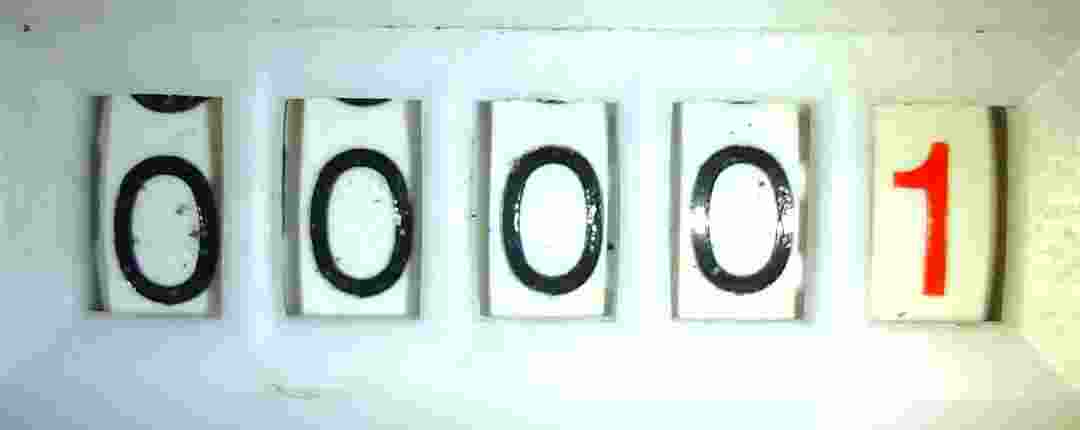
#> input picture real_data_base/device_xiao_s3_20260909_094142.jpg, 1080 x 430 px, found by its file name
$ python collect_all_real_digits.py
#> lines starting #> are read from the running program, lines starting #| are printed output that depends on the picture; after the words box and inside, x2 and y2 are one past the last pixel; in counts of white or black regions, pixels touching at a corner belong together
### segmentation.py
import cv2
import numpy as np
import os

def _pad_to_square(img_gray):
    """Pad ảnh xám thành hình vuông kèm 15% viền trắng xung quanh"""
    ch_c, cw_c = img_gray.shape[:2]
    size = max(ch_c, cw_c)
    if size == 0:
        size = 1
    pad_t = (size - ch_c) // 2
    pad_b = size - ch_c - pad_t
    pad_l = (size - cw_c) // 2
    pad_r = size - cw_c - pad_l

    squared = cv2.copyMakeBorder(img_gray, pad_t, pad_b, pad_l, pad_r, cv2.BORDER_CONSTANT, value=255)
    p = int(size * 0.15)
    padded = cv2.copyMakeBorder(squared, p, p, p, p, cv2.BORDER_CONSTANT, value=255)
    return cv2.cvtColor(padded, cv2.COLOR_GRAY2BGR)

def extract_clean_digit_ink(box_img):
    """
    [PREPROCESSING GATE - CONNECTED COMPONENTS]
    Loại bỏ 100% thanh viền nhựa đen bên hông và vết cuộn số lăn ở mép trên/dưới.
    Chỉ trích xuất duy nhất vùng nét mực (Ink Bounding Box) của chữ số trung tâm.
    Tự động hàn gắn (merge) các phần chữ số bị đứt gãy do lóa sáng đèn Flash.
    """
    if box_img is None or box_img.size == 0:
        return np.full((100, 100, 3), 255, dtype=np.uint8)

    bh, bw = box_img.shape[:2]
    if bh < 10 or bw < 10:
        return np.full((100, 100, 3), 255, dtype=np.uint8)

    # 1. Chuyển sang ảnh xám dùng np.min (chữ đỏ hay đen đều thành nét mực tối)
    gray = np.min(box_img, axis=2).astype(np.uint8) if len(box_img.shape) == 3 else box_img.copy()

    # 2. Nhị phân hóa Otsu: Nét mực = 255, Nền trắng = 0
    _, bin_img = cv2.threshold(gray, 0, 255, cv2.THRESH_BINARY_INV + cv2.THRESH_OTSU)

    # 3. Phân tích Connected Components
    num_labels, labels, stats, centroids = cv2.connectedComponentsWithStats(bin_img, 8)
    if num_labels <= 1:
        return _pad_to_square(gray)

    # Lọc bỏ trước các thanh viền đen dạng cột đứng ở 2 mép
    # Một viền mép phải nằm gọn ở sát mép trái/phải, không được ăn sâu vào giữa
    non_border_lbls = []
    for lbl in range(1, num_labels):
        x, y, cw, ch, area = stats[lbl]
        is_left_border = (x <= bw * 0.12) and ((x + cw) <= bw * 0.30) and (ch >= bh * 0.25) and (ch / max(1, cw) >= 1.5)
        is_right_border = (x >= bw * 0.70) and ((x + cw) >= bw * 0.88) and (ch >= bh * 0.25) and (ch / max(1, cw) >= 1.5)
        if not (is_left_border or is_right_border) and area >= 50:
            non_border_lbls.append(lbl)

    if not non_border_lbls:
        return _pad_to_square(gray)

    # Tìm component chính (diện tích lớn nhất ở khu vực chữ số)
    main_lbl = max(non_border_lbls, key=lambda l: stats[l][4])
    mx, my, mw, mh, marea = stats[main_lbl]
    mcx, mcy = centroids[main_lbl]

    keep_lbls = [main_lbl]

    # Duyệt các component còn lại để phân biệt:
    # - Mảnh vỡ của cùng 1 chữ số (do lóa sáng): thẳng hàng theo trục X, khoảng cách gap_y nhỏ -> GIỮ LẠI
    # - Vết cuộn số lăn lửng lơ ở mép trên/dưới: cách xa > 25px -> LOẠI BỎ
    for lbl in non_border_lbls:
        if lbl == main_lbl:
            continue
        x, y, cw, ch, area = stats[lbl]
        cx, cy = centroids[lbl]

        if y >= my + mh:
            gap_y = y - (my + mh)
        elif y + ch <= my:
            gap_y = my - (y + ch)
        else:
            gap_y = 0

        align_x = abs(cx - mcx) < max(mw, cw) * 0.5
        total_span_y = max(my + mh, y + ch) - min(my, y)

        if align_x and gap_y <= 25 and total_span_y <= bh * 0.85:
            keep_lbls.append(lbl)

    clean_mask = np.zeros_like(gray, dtype=np.uint8)
    valid_boxes = []
    for lbl in keep_lbls:
        clean_mask[labels == lbl] = 255
        x, y, cw, ch, _ = stats[lbl]
        valid_boxes.append((x, y, x + cw, y + ch))

    min_x = max(0, min(b[0] for b in valid_boxes))
    min_y = max(0, min(b[1] for b in valid_boxes))
    max_x = min(bw, max(b[2] for b in valid_boxes))
    max_y = min(bh, max(b[3] for b in valid_boxes))

    # Dilate nhẹ mask để bảo toàn độ mượt nét chữ và hàn gắn vết lóa sáng mỏng
    k = cv2.getStructuringElement(cv2.MORPH_ELLIPSE, (3, 3))
    dilated_mask = cv2.dilate(clean_mask, k, iterations=1)
    k_close = cv2.getStructuringElement(cv2.MORPH_RECT, (1, 9))
    dilated_mask = cv2.morphologyEx(dilated_mask, cv2.MORPH_CLOSE, k_close)

    # Toàn bộ vùng ngoài nét mực biến thành màu trắng tinh (255)
    clean_gray = np.full_like(gray, 255)
    clean_gray[dilated_mask == 255] = gray[dilated_mask == 255]

    # Crop sát vùng nét chữ kèm lề an toàn 12%
    pad_w = int((max_x - min_x) * 0.12)
    pad_h = int((max_y - min_y) * 0.12)
    c_x1 = max(0, min_x - pad_w)
    c_y1 = max(0, min_y - pad_h)
    c_x2 = min(bw, max_x + pad_w)
    c_y2 = min(bh, max_y + pad_h)

    cropped = clean_gray[c_y1:c_y2, c_x1:c_x2]
    if cropped.size == 0:
        cropped = gray

    # [GEOMETRY GATE] Kiểm tra mật độ điểm ảnh để phát hiện ô bị che lấp / bùn đất
    _, binary_check = cv2.threshold(cropped, 0, 255, cv2.THRESH_BINARY_INV + cv2.THRESH_OTSU)
    pixel_ratio = cv2.countNonZero(binary_check) / float(binary_check.size if binary_check.size > 0 else 1)
    if pixel_ratio < 0.05 or pixel_ratio > 0.65:
        return np.zeros((100, 100, 3), dtype=np.uint8)

    return _pad_to_square(cropped)

def segment_meter_digits(image_input, num_digits=5, margin_ratio=0.1):
    """
    Cắt một ảnh khung chứa dãy số thẳng ngang thành các ảnh chữ số riêng biệt.
    Sử dụng chiến lược mới: Nhận diện các khung hình chữ nhật chứa chữ số,
    nếu không tìm thấy đủ số lượng thì chuyển về phương pháp chia đều.

    Args:
        image_input (str hoặc numpy array): Đường dẫn đến ảnh HOẶC ảnh dưới dạng numpy array.
        num_digits (int): Số lượng chữ số có trong khung (mặc định 5).
        margin_ratio (float): Tỷ lệ lề cần cắt bỏ để loại bỏ khung nhựa giữa các số.

    Returns:
        list of numpy arrays: Danh sách các ảnh chữ số đã được cắt (RGB).
    """
    if isinstance(image_input, str):
        if not os.path.exists(image_input):
            raise FileNotFoundError(f"Không tìm thấy ảnh: {image_input}")
        img = cv2.imread(image_input)
        if img is None:
            raise ValueError("Không thể đọc ảnh bằng OpenCV.")
    else:
        img = image_input

    h, w = img.shape[:2]

    # --- PHƯƠNG PHÁP 1: TÌM CONTOURS KHUNG HÌNH CHỮ NHẬT ---
    # Chuyển xám và làm rõ cạnh
    gray = cv2.cvtColor(img, cv2.COLOR_BGR2GRAY)

    # [UPGRADE] Khử nhiễu ảnh trước khi Adaptive Threshold
    gray = cv2.fastNlMeansDenoising(gray, None, h=10, templateWindowSize=7, searchWindowSize=21)

    # Adaptive threshold để làm nổi bật khung nhựa (thường có độ sáng khác với nền chứa số)
    # [NEW] Dùng block_size động phụ thuộc vào kích thước ảnh để bắt được các khung lớn/nhỏ
    block_size = (int(h / 4) // 2) * 2 + 1
    if block_size < 15:
        block_size = 15
    thresh = cv2.adaptiveThreshold(gray, 255, cv2.ADAPTIVE_THRESH_GAUSSIAN_C, cv2.THRESH_BINARY_INV, block_size, 5)

    # Dùng morphology để nối các nét bị đứt
    kernel = cv2.getStructuringElement(cv2.MORPH_RECT, (3, 3))
    closed = cv2.morphologyEx(thresh, cv2.MORPH_CLOSE, kernel, iterations=2)

    contours, _ = cv2.findContours(closed, cv2.RETR_EXTERNAL, cv2.CHAIN_APPROX_SIMPLE)
    if not contours:
        # Thử RETR_TREE nếu EXTERNAL không bắt được
        contours, _ = cv2.findContours(closed, cv2.RETR_TREE, cv2.CHAIN_APPROX_SIMPLE)

    valid_rects = []
    for cnt in contours:
        x, y, bw, bh = cv2.boundingRect(cnt)

        # Điều kiện để là 1 khung chữ số:
        # 1. Chiều cao khung từ 30% đến 98% chiều cao ảnh (bắt trọn cả chữ số ngắn 140px lẫn khung dài)
        if 0.30 * h < bh < 0.98 * h:
            # 2. Tỷ lệ width/height từ 0.28 đến 0.95 (khung dọc)
            aspect_ratio = bw / float(bh)
            if 0.28 < aspect_ratio < 0.95:
                # 3. Chiều rộng tối thiểu >= 5% chiều rộng ảnh
                if bw >= w * 0.05:
                    valid_rects.append((x, y, bw, bh))

    # Lọc bỏ các khung trùng lặp: Ưu tiên khung có tỷ lệ width/height gần tỷ lệ chữ số chuẩn (~0.58) thay vì lấy khung cao to của vỏ
    valid_rects = sorted(valid_rects, key=lambda r: abs((r[2] / float(r[3])) - 0.58))
    kept_rects = []
    for r in valid_rects:
        rcx = r[0] + r[2]/2.0
        if not any(abs(rcx - (k[0] + k[2]/2.0)) < 110 for k in kept_rects):
            kept_rects.append(r)

    # Sắp xếp các khung từ trái sang phải
    kept_rects = sorted(kept_rects, key=lambda r: r[0])

    # --- SUY DIỄN LƯỚI TỌA ĐỘ BẰNG TÂM CHỮ SỐ (CENTER-BASED GRID INFERENCE) ---
    if len(kept_rects) == 0:
        print(f"[WARN] No contours found. Falling back to uniform grid.", flush=True)
        return _fallback_split(img, num_digits)

    cxs = [r[0] + r[2]/2.0 for r in kept_rects]
    spacings = [cxs[i+1] - cxs[i] for i in range(len(cxs)-1)]
    valid_s = []
    for s in spacings:
        if 150 < s < 240:
            valid_s.append(s)
        elif 320 < s < 450:
            valid_s.append(s / 2.0)
        elif 500 < s < 650:
            valid_s.append(s / 3.0)

    # Khoảng cách chuẩn giữa 2 ô số trên camera ESP32-S3 Xiao luôn là ~192px
    est_spacing = float(np.median(valid_s)) if valid_s else (w * 0.178)

    if len(kept_rects) == num_digits and all(140 < s < 260 for s in spacings):
        best_grid_cxs = [r[0] + r[2]/2.0 for r in kept_rects]
        print("[INFO] Successfully detected digit bounding boxes using contours.", flush=True)
    elif len(kept_rects) == 1:
        # Tự động neo vị trí vật lý theo tọa độ X đã biết
        single_cx = cxs[0]
        # Ước lượng ô số thứ mấy dựa trên tọa độ X (mỗi ô cách nhau ~192px, ô 0 bắt đầu ~170px)
        assumed_idx = max(0, min(num_digits - 1, int(round((single_cx - w * 0.16) / est_spacing))))
        start_cx = single_cx - assumed_idx * est_spacing
        best_grid_cxs = [start_cx + i * est_spacing for i in range(num_digits)]
        print(f"[INFO] Single contour found at cx={single_cx:.1f} (anchored to index {assumed_idx}), synthesizing grid.", flush=True)

    else:
        best_grid_cxs = None
        max_inliers = -1

        # Giả định từng tâm tìm được ứng với vị trí thứ i trong 5 khung
        for assumed_idx in range(num_digits):
            for base_cx in cxs:
                start_cx = base_cx - assumed_idx * est_spacing
                grid_cxs = [start_cx + i * est_spacing for i in range(num_digits)]

                inliers = 0
                for cx in cxs:
                    dists = [abs(cx - gx) for gx in grid_cxs]
                    if min(dists) < est_spacing * 0.3:
                        inliers += 1

                if inliers >= max_inliers:
                    if grid_cxs[0] > -est_spacing * 0.5 and grid_cxs[-1] < w + est_spacing * 0.5:
                        if inliers > max_inliers:
                            max_inliers = inliers
                            best_grid_cxs = grid_cxs
                        else: # inliers == max_inliers
                            current_center_offset = abs((grid_cxs[0] + grid_cxs[-1])/2 - w/2)
                            best_center_offset = abs((best_grid_cxs[0] + best_grid_cxs[-1])/2 - w/2) if best_grid_cxs else float('inf')
                            if current_center_offset < best_center_offset:
                                best_grid_cxs = grid_cxs

    if not best_grid_cxs:
        print(f"[WARN] Unable to infer grid coordinates. Falling back to uniform grid.", flush=True)
        return _fallback_split(img, num_digits)

    if len(kept_rects) == num_digits:
        print("[INFO] Successfully detected digit bounding boxes using contours.", flush=True)
    else:
        print(f"[INFO] Contours detected {len(kept_rects)} boxes, successfully interpolated to {num_digits} boxes.", flush=True)

    digits = []
    # Lay box vua van khung chu so (72% spacing) de loai bo cac thanh vien nhua hai ben
    box_w = int(est_spacing * 0.72)

    debug_img = img.copy()

    if kept_rects:
        avg_y = float(np.median([r[1] for r in kept_rects]))
        avg_h = float(np.median([r[3] for r in kept_rects]))
        y1_box = max(0, int(avg_y - avg_h * 0.08))
        y2_box = min(h, int(avg_y + avg_h * 1.08))
    else:
        y1_box = int(h * 0.03)
        y2_box = int(h * 0.97)

    for i, cx in enumerate(best_grid_cxs):
        # Snap to physical window contour if detected nearby (prevents clipping wide digits)
        close_rects = [r for r in kept_rects if abs((r[0] + r[2]/2.0) - cx) < est_spacing * 0.20]
        if close_rects:
            best_r = min(close_rects, key=lambda r: abs((r[0] + r[2]/2.0) - cx))
            cx = best_r[0] + best_r[2] / 2.0

        x1 = int(cx - box_w/2)
        x2 = int(cx + box_w/2)
        y1 = y1_box
        y2 = y2_box

        x1 = max(0, min(w, x1))
        x2 = max(0, min(w, x2))

        cv2.rectangle(debug_img, (x1, y1), (x2, y2), (0, 255, 0), 2)

        box_img = img[y1:y2, x1:x2]

        if box_img.size == 0 or x1 >= x2 or y1 >= y2:
            print(f"[WARN] Box out of bounds at x1={x1}, x2={x2}. Creating blank pad.", flush=True)
            box_img = np.full((50, 50, 3), 255, dtype=np.uint8)

        # [PREPROCESSING GATE] Gọt sạch viền nhựa đen và vết cuộn số
        is_red = (i == num_digits - 1)
        if is_red and len(box_img.shape) == 3:
            b_c, g_c, r_c = box_img[:,:,0], box_img[:,:,1], box_img[:,:,2]
            # Nền nhựa đen trung tính quanh ô số đỏ: R, G, B thấp và chênh lệch màu nhỏ
            is_black_frame = (r_c < 110) & (g_c < 110) & (b_c < 110) & (np.abs(r_c.astype(int) - g_c.astype(int)) < 35)
            box_img = box_img.copy()
            box_img[is_black_frame] = [255, 255, 255]

        clean_digit = extract_clean_digit_ink(box_img)
        digits.append(clean_digit)

    # Lưu ảnh debug vào thư mục debug_images (nếu tồn tại) thay vì ghi bừa bãi ra root
    if os.path.isdir("debug_images"):
        cv2.imwrite(os.path.join("debug_images", "debug_final_boxes.jpg"), debug_img)
    return digits

# [60 lines left out: function _fallback_split, not called in this run]

# [11 lines that do not run on import are left out]

### tools/collect_all_real_digits.py
import os, sys, glob
import cv2

sys.path.append('.')
from segmentation import segment_meter_digits

GROUND_TRUTHS = {
    "device_xiao_s3_20260909_094142.jpg": [0, 0, 0, 0, 1],
    "device_xiao_s3_20260909_095354.jpg": [0, 0, 0, 0, 2],
    "device_xiao_s3_20260909_100525.jpg": [0, 0, 0, 0, 3],
    "device_xiao_s3_20260909_101854.jpg": [0, 0, 0, 0, 4],
    "device_xiao_s3_20260909_102216.jpg": [0, 0, 0, 0, 4],
    "device_xiao_s3_20260909_102432.jpg": [0, 0, 0, 0, 5],
    "device_xiao_s3_20260909_102638.jpg": [0, 0, 0, 0, 6],
    "device_xiao_s3_20260909_102856.jpg": [0, 0, 0, 0, 7],
    "device_xiao_s3_20260909_103034.jpg": [0, 0, 0, 0, 8],
    "device_xiao_s3_20260909_103222.jpg": [0, 0, 0, 0, 9],
    "device_xiao_s3_20260909_103920.jpg": [0, 0, 0, 1, 0],
    "device_xiao_s3_20260909_104204.jpg": [0, 0, 0, 1, 1],
    "device_xiao_s3_20260909_104558.jpg": [0, 0, 0, 1, 2],
    "device_xiao_s3_20260909_104858.jpg": [0, 0, 0, 2, 1],
    "device_xiao_s3_20260909_105206.jpg": [0, 0, 0, 3, 2],
    "device_xiao_s3_20260909_105530.jpg": [0, 0, 0, 4, 6],
    "device_xiao_s3_20260909_105724.jpg": [0, 0, 0, 5, 1],
    "device_xiao_s3_20260909_105930.jpg": [0, 0, 0, 6, 3],
    "device_xiao_s3_20260909_110142.jpg": [0, 0, 0, 7, 4],
    "device_xiao_s3_20260909_110538.jpg": [0, 0, 0, 8, 9],
    "device_xiao_s3_20260909_111235.jpg": [0, 0, 0, 9, 1],
    "device_xiao_s3_20260909_111515.jpg": [0, 0, 1, 2, 4],
    "device_xiao_s3_20260909_111955.jpg": [0, 0, 2, 8, 1],
}

def main():
    base_dir = "real_data_base"
    out_dir = "data/real_digits_labeled"

    # Ensure folders for all 10 digits
    for digit in range(10):
        os.makedirs(os.path.join(out_dir, str(digit)), exist_ok=True)

    count_per_digit = {d: 0 for d in range(10)}

    for fname, digits in GROUND_TRUTHS.items():
        img_path = os.path.join(base_dir, fname)
        if not os.path.exists(img_path):
            continue

        img = cv2.imread(img_path)
#> img is the input picture: shape (430, 1080, 3); mean B, G, R 200.8, 210, 195.3
        crops = segment_meter_digits(img)
#> in segment_meter_digits, `thresh = cv2.adaptiveThreshold(gray, 255, cv2.ADAPTIVE_THRESH_GAUSSIAN..`:
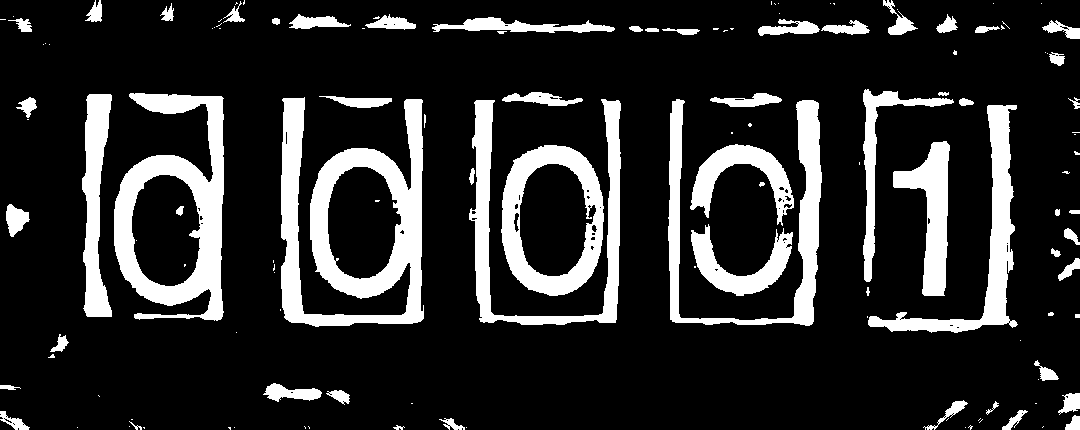
#> thresh: shape (430, 1080); 17.1% white; 134 white regions (70 under 20 px), largest, box (x1, y1, x2, y2) and area: (281, 97, 424, 327) 14364, (114, 93, 224, 321) 10624, (668, 99, 822, 326) 7247
#> in segment_meter_digits, `contours, _ = cv2.findContours(closed, cv2.RETR_EXTERNAL, cv2.CHAIN_AP..`: contours = 86 contours, 37 with area under 20; largest, box (x1, y1, x2, y2) and area: (280, 97, 426, 327) 20078, (469, 99, 621, 325) 19236, (114, 93, 224, 321) 16291, (668, 99, 822, 326) 6680, (867, 105, 1018, 333) 5568
#> the loop in segment_meter_digits, `for cnt in contours:` made 86 passes
#> (x, y, bw, bh, aspect_ratio) on passes 40, 44, 45, 46, 49, 52, 54, 56: (893, 141, 57, 155, 0.368), (867, 105, 151, 228, 0.662), (668, 99, 154, 227, 0.678), (469, 99, 152, 226, 0.673), (280, 97, 146, 230, 0.635), (82, 94, 30, 223, 0.135), (114, 93, 110, 228, 0.482), (859, 89, 95, 193, 0.492)
#> after the loop in segment_meter_digits, `for cnt in contours:`: valid_rects = [(893, 141, 57, 155), (867, 105, 151, 228), (668, 99, 154, 227), (469, 99, 152, 226), (280, 97, 146, 230), (114, 93, 110, 228), (859, 89, 95, 193)]
#> in segment_meter_digits, `valid_rects = sorted(valid_rects, key=lambda r: abs((r[2] / float(r[3]..`: valid_rects = [(280, 97, 146, 230), (867, 105, 151, 228), (859, 89, 95, 193), (469, 99, 152, 226), (114, 93, 110, 228), (668, 99, 154, 227), (893, 141, 57, 155)]
#> the loop in segment_meter_digits, `for r in valid_rects:` made 7 passes
#> (r, rcx) on passes 1 to 7: ((280, 97, 146, 230), 353), ((867, 105, 151, 228), 942.5), ((859, 89, 95, 193), 906.5), ((469, 99, 152, 226), 545), ((114, 93, 110, 228), 169), ((668, 99, 154, 227), 745), ((893, 141, 57, 155), 921.5)
#> after the loop in segment_meter_digits, `for r in valid_rects:`: kept_rects = [(280, 97, 146, 230), (867, 105, 151, 228), (469, 99, 152, 226), (114, 93, 110, 228), (668, 99, 154, 227)]
#> in segment_meter_digits, `kept_rects = sorted(kept_rects, key=lambda r: r[0])`: kept_rects = [(114, 93, 110, 228), (280, 97, 146, 230), (469, 99, 152, 226), (668, 99, 154, 227), (867, 105, 151, 228)]
#> in segment_meter_digits, `cxs = [r[0] + r[2]/2.0 for r in kept_rects]`: cxs = [169, 353, 545, 745, 942.5]
#> in segment_meter_digits, `spacings = [cxs[i+1] - cxs[i] for i in range(len(cxs)-1)]`: spacings = [184, 192, 200, 197.5]
#> the loop in segment_meter_digits, `for s in spacings:` made 4 passes
#> s on passes 1 to 4: 184, 192, 200, 197.5
#> in segment_meter_digits, `est_spacing = float(np.median(valid_s)) if valid_s else (w * 0.178)`: est_spacing = 194.8
#> in segment_meter_digits, `best_grid_cxs = [r[0] + r[2]/2.0 for r in kept_rects]`: best_grid_cxs = [169, 353, 545, 745, 942.5]
#> in segment_meter_digits, `box_w = int(est_spacing * 0.72)`: box_w = 140
#> in segment_meter_digits, `avg_y = float(np.median([r[1] for r in kept_rects]))`: avg_y = 99
#> in segment_meter_digits, `avg_h = float(np.median([r[3] for r in kept_rects]))`: avg_h = 228
#> in segment_meter_digits, `y1_box = max(0, int(avg_y - avg_h * 0.08))`: y1_box = 80
#> in segment_meter_digits, `y2_box = min(h, int(avg_y + avg_h * 1.08))`: y2_box = 345
#> the loop in segment_meter_digits, `for i, cx in enumerate(best_grid_cxs):` made 5 passes
#> (best_r, x1, x2, is_red, num_labels in extract_clean_digit_ink, main_lbl in extract_clean_digit_ink, mx in extract_clean_digit_ink) on passes 1 to 5: ((114, 93, 110, 228), 99, 239, False, 7, 1, 15), ((280, 97, 146, 230), 283, 423, False, 7, 3, 25), ((469, 99, 152, 226), 475, 615, False, 6, 4, 25), ((668, 99, 154, 227), 675, 815, False, 16, 6, 15), ((867, 105, 151, 228), 872, 1012, True, 6, 4, 21)
#> pass 1, in segment_meter_digits, `box_img = img[y1:y2, x1:x2]`:
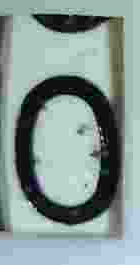
#> box_img: shape (265, 140, 3); mean B, G, R 147.2, 151.3, 133.1
#> pass 1, in extract_clean_digit_ink, `num_labels, labels, stats, centroids = cv2.connectedComponentsWithStat..`:
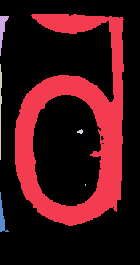
#> labels: shape (265, 140) int32; 7 distinct labels, from 0 to 6; one colour per label, 0 black
#> after the loop in segment_meter_digits, `for i, cx in enumerate(best_grid_cxs):`:
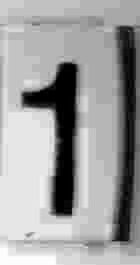
#> b_c: shape (265, 140); min 0, max 253, mean 158.7
#> after the loop in segment_meter_digits, `for i, cx in enumerate(best_grid_cxs):`:
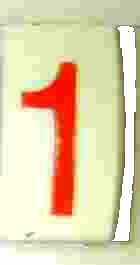
#> box_img: shape (265, 140, 3); mean B, G, R 173.7, 210.7, 226.8
#> after the loop in segment_meter_digits, `for i, cx in enumerate(best_grid_cxs):`:
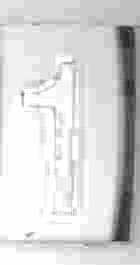
#> r_c: shape (265, 140); min 37, max 255, mean 215.2
#> after the loop in segment_meter_digits, `for i, cx in enumerate(best_grid_cxs):`: digits = 5 items
#> crops = 5 items

        base_name = os.path.splitext(fname)[0]
        for idx, (label, crop) in enumerate(zip(digits, crops)):
            save_path = os.path.join(out_dir, str(label), f"{base_name}_d{idx}.jpg")
            cv2.imwrite(save_path, crop)
            count_per_digit[label] += 1
#> this loop made 5 passes
#> label on passes 1 to 5: 0, 0, 0, 0, 1
#> pass 2, in main, `cv2.imwrite(save_path, crop)`:
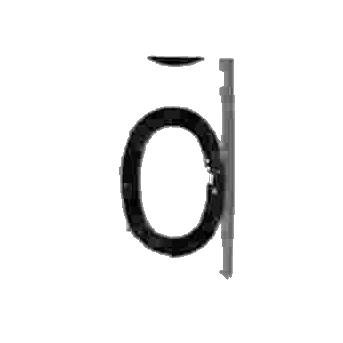
#> saved as device_xiao_s3_20260909_094142_d1.jpg: shape (343, 343, 3); min 0, max 255, mean 238.5
#> after the loop, count_per_digit = 10 items

    print("="*60)
    print("HOAN THANH TRICH XUAT TOAN BO CHU SO THUC TE:")
    for d in range(10):
        print(f" - Chu so {d}: {count_per_digit[d]} mau thuc te")
#> this loop made 10 passes
    print("="*60)

if __name__ == "__main__":
    main()
